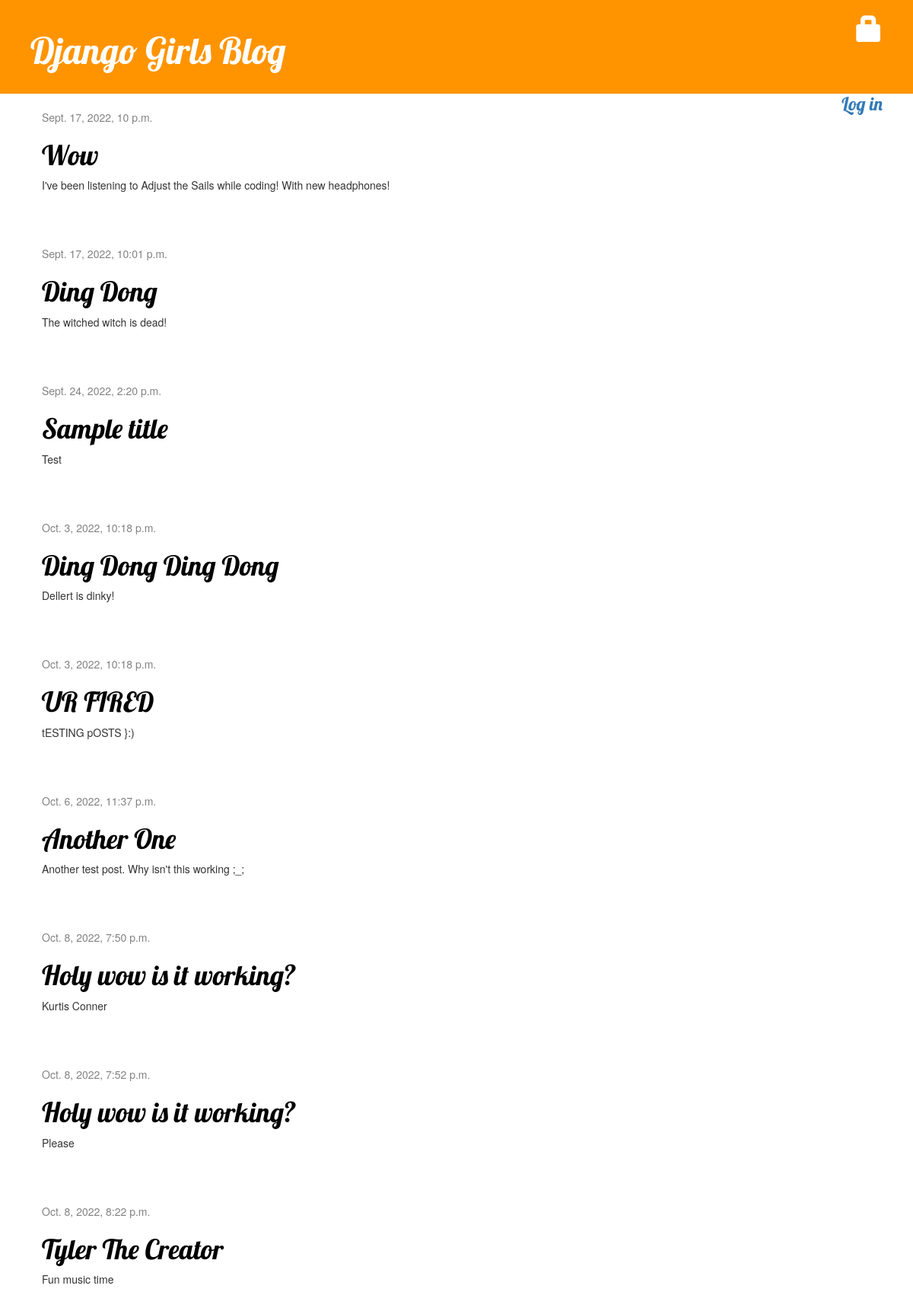
The page / on the database its author committed.
### blog/models.py (models this page shows, shortened)
class Post(models.Model):
    author = models.ForeignKey('auth.User', on_delete=models.CASCADE)
    title = models.CharField(max_length=200)
    text = models.TextField()
    created_date = models.DateTimeField(
        default=timezone.now)
    published_date = models.DateTimeField(
        blank=True, null=True)

### blog/views.py (the view)
# urls.py: path('', views.post_list, name='post_list'),
def post_list(request):
    posts = Post.objects.filter(published_date__lte=timezone.now()).order_by(
        'published_date')
    return render(request, 'blog/post_list.html', {'posts': posts})

### blog/templates/blog/post_list.html
{% extends 'blog/base.html' %}
{% block content %}
    {% for post in posts %}
        <div class="post">
            <div class="date">
                {{ post.published_date }}
            </div>
            <h1><a href="{% url 'post_detail' pk=post.pk %}">{{ post.title }}</a></h1>
            <p>{{ post.text|linebreaksbr }}</p>
        </div>
    {% endfor %}
{% endblock %}

### blog/templates/blog/base.html (shortened to what this page needs)
{% load static %}
<html>
<head>
    <link rel="stylesheet" href="//maxcdn.bootstrapcdn.com/bootstrap/3.2.0/css/bootstrap.min.css">
    <link rel="stylesheet" href="//maxcdn.bootstrapcdn.com/bootstrap/3.2.0/css/bootstrap-theme.min.css">
    <link rel="stylesheet" href="{% static 'css/blog.css' %}">
</head>
<body>
    <div class="page-header">
        {% if user.is_authenticated %}
        <a href="{% url 'post_new' %}" class="top-menu"><span class="glyphicon glyphicon-plus"></span></a>
        <p class="top-menu">Hello {{ user.username }}
        {% else %}
        <a href="{% url 'login' %}" class="top-menu"><span class="glyphicon glyphicon-lock"></span></a>
        {% endif %}
        <h1><a href="/">Django Girls Blog</a></h1>
        <div class="top-menu" style="float:right">
            {% if user.is_authenticated %}
            <h3> {{ request.user }} | <small>(<a href="{% url 'logout' %}">Log out</a>)</small></p> </h3>
            {% else %}
            <h3> <a href="/admin/login/?next=/">Log in</a> </h3>
            {% endif %}
        </div>
    </div>
    <div class="content container">
        <div class="row">
            <div class="col-md-8">
                {% block content %}
                {% endblock %}
            </div>
        </div>
    </div>
</body>
</html>

### blog/static/css/blog.css (style rules this page uses)
.page-header { background-color: #ff9400; margin-top: 0; padding: 20px 20px 20px 40px; }
.page-header h1, .page-header h1 a, .page-header h1 a:visited, .page-header h1 a:active { color: #ffffff; font-size: 36pt; text-decoration: none; }
.content { margin-left: 40px; }
h1, h2, h3, h4 { font-family: 'Lobster', cursive; }
.date { color: #828282; }
.top-menu, .top-menu:hover, .top-menu:visited { color: #ffffff; float: right; font-size: 26pt; margin-right: 20px; }
.post { margin-bottom: 70px; }
.post h1 a, .post h1 a:visited { color: #000000; }

### rows shown on the page
Post: published_date "Sept. 17, 2022, 10 p.m.", title "Wow", text "I've been listening to Adjust the Sails while coding! With new headphones!"
Post: published_date "Sept. 17, 2022, 10:01 p.m.", title "Ding Dong", text "The witched witch is dead!"
Post: published_date "Sept. 24, 2022, 2:20 p.m.", title "Sample title", text "Test"
Post: published_date "Oct. 3, 2022, 10:18 p.m.", title "Ding Dong Ding Dong", text "Dellert is dinky!"
Post: published_date "Oct. 3, 2022, 10:18 p.m.", title "UR FIRED", text "tESTING pOSTS }:)"
Post: published_date "Oct. 6, 2022, 11:37 p.m.", title "Another One", text "Another test post. Why isn't this working ;_;"
Post: published_date "Oct. 8, 2022, 7:50 p.m.", title "Holy wow is it working?", text "Kurtis Conner"
Post: published_date "Oct. 8, 2022, 7:52 p.m.", title "Holy wow is it working?", text "Please"
Post: published_date "Oct. 8, 2022, 8:22 p.m.", title "Tyler The Creator", text "Fun music time"
